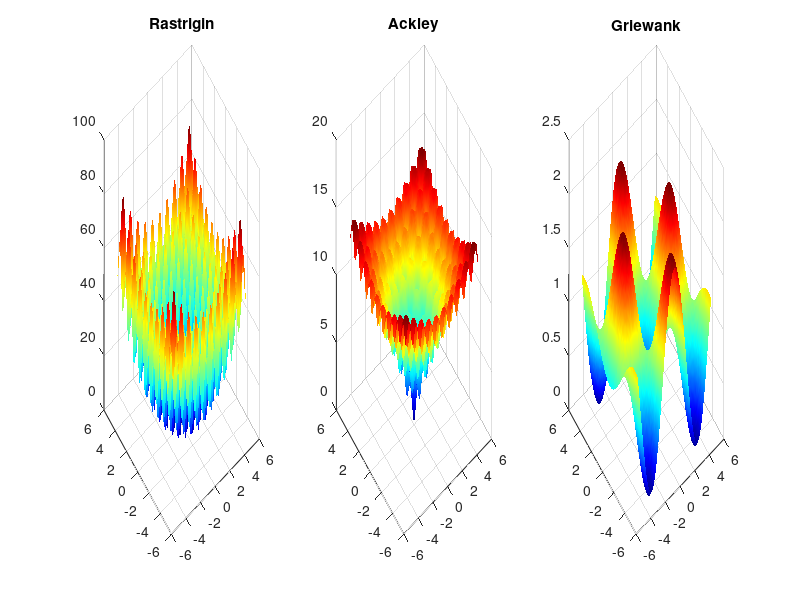
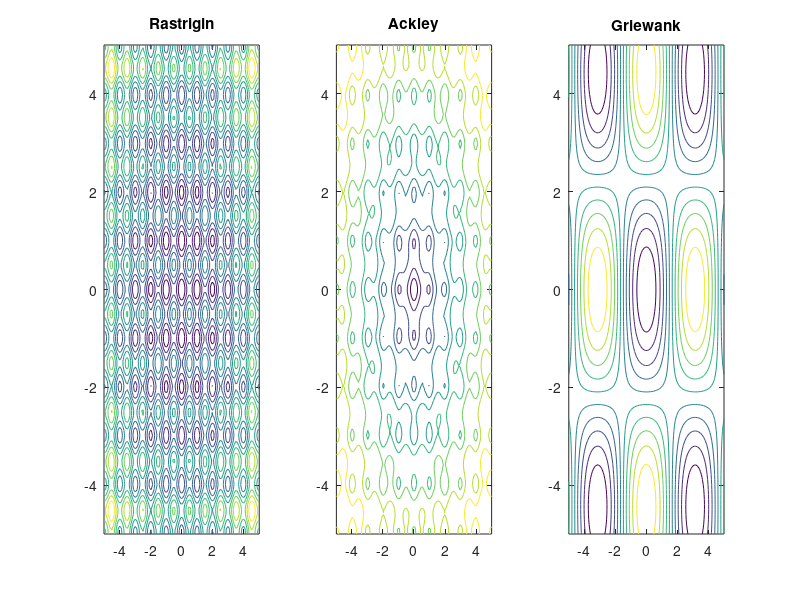

Write MATLAB code to recreate these figures, in order.

x = linspace(-5, 5, 100);
y = linspace(-5, 5, 100);
[X, Y] = meshgrid(x, y);


rastrigin = 10*2 + (X.^2 - 10*cos(2*pi*X)) + (Y.^2 - 10*cos(2*pi*Y));

ackley = -20*exp(-0.2*sqrt(0.5*(X.^2 + Y.^2))) - exp(0.5*(cos(2*pi*X) + cos(2*pi*Y))) + 20 + exp(1);

griewank = (X.^2 + Y.^2)/4000 - cos(X).*cos(Y/sqrt(2)) + 1;

figure;
subplot(1,3,1);
surf(X, Y, rastrigin);shading interp;colormap jet;
title('Rastrigin'); 

subplot(1,3,2);
surf(X, Y, ackley);shading interp;colormap jet;
title('Ackley'); 

subplot(1,3,3);
surf(X, Y, griewank);shading interp;colormap jet;
title('Griewank');


figure;
subplot(1,3,1);
contour(x,y, rastrigin);
title('Rastrigin');

subplot(1,3,2);
contour(x,y, ackley);
title('Ackley');

subplot(1,3,3);
contour(x,y, griewank);
title('Griewank');
